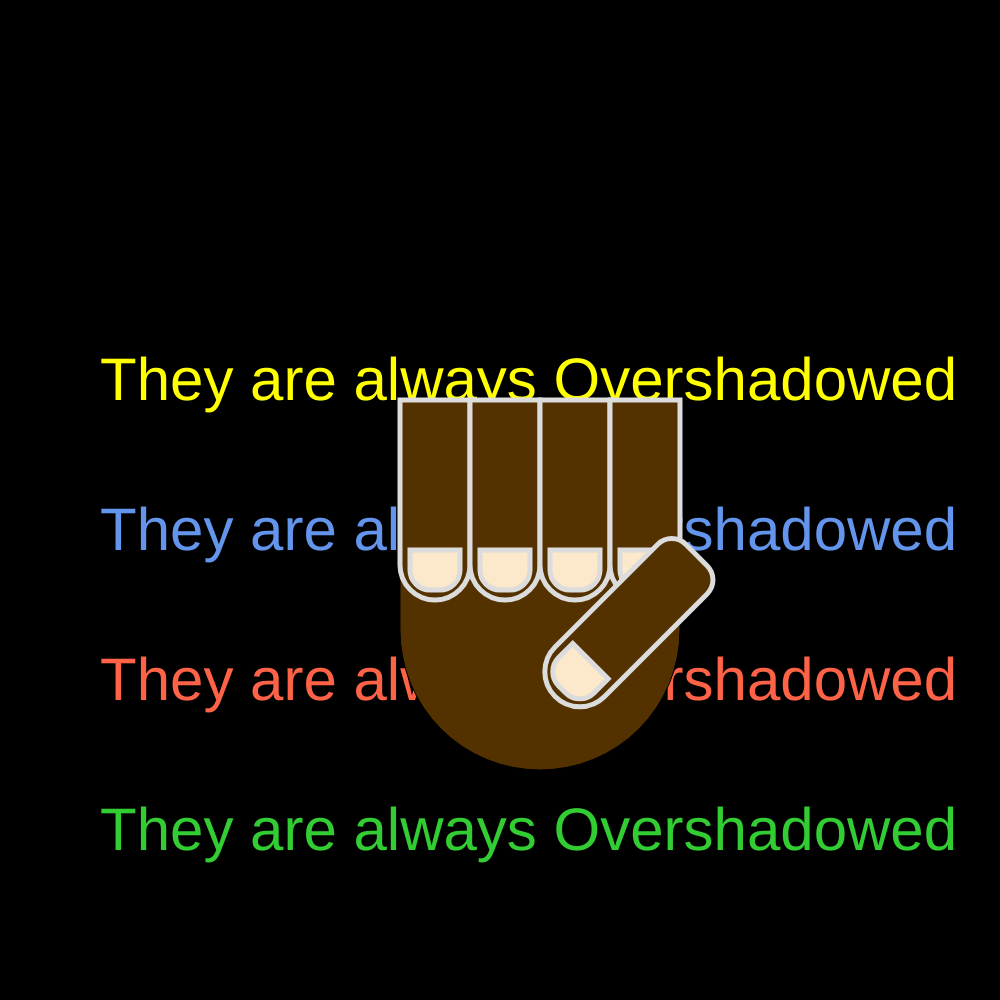
Frame 1 (no input)
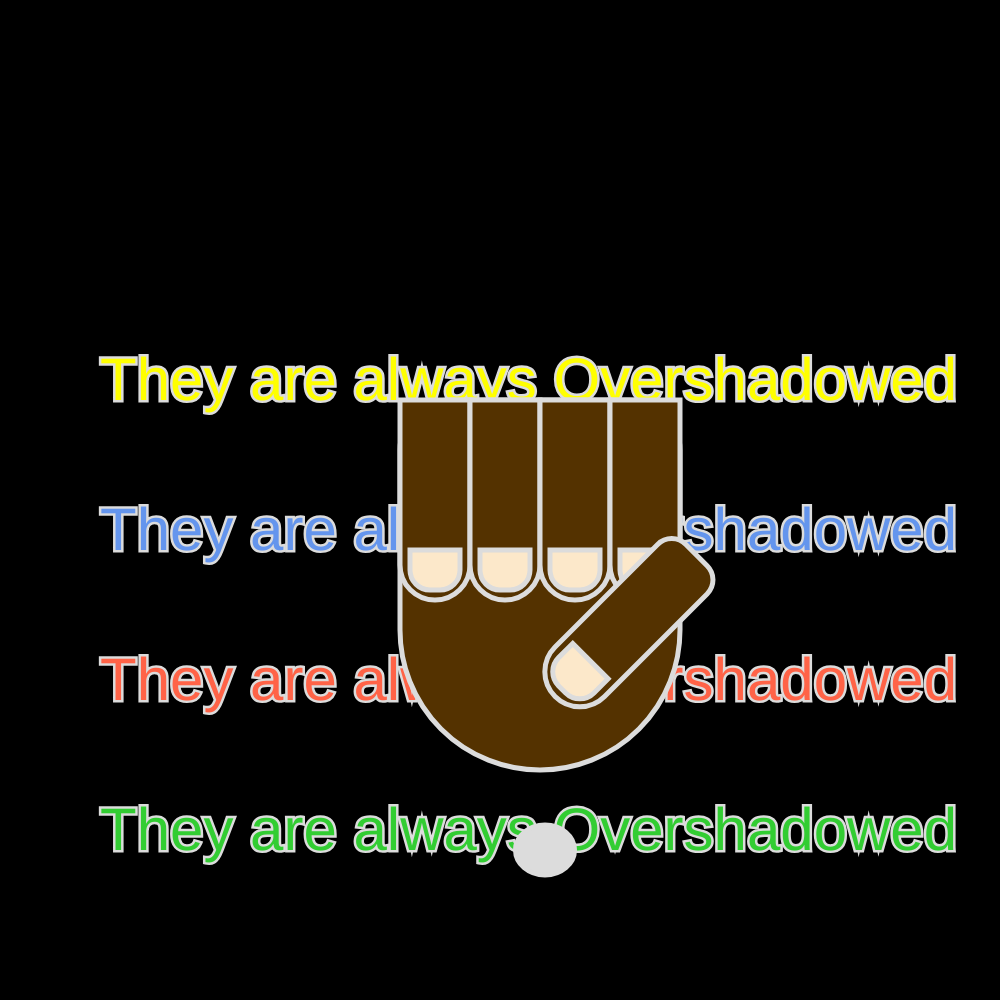
Frame 60 (no input)
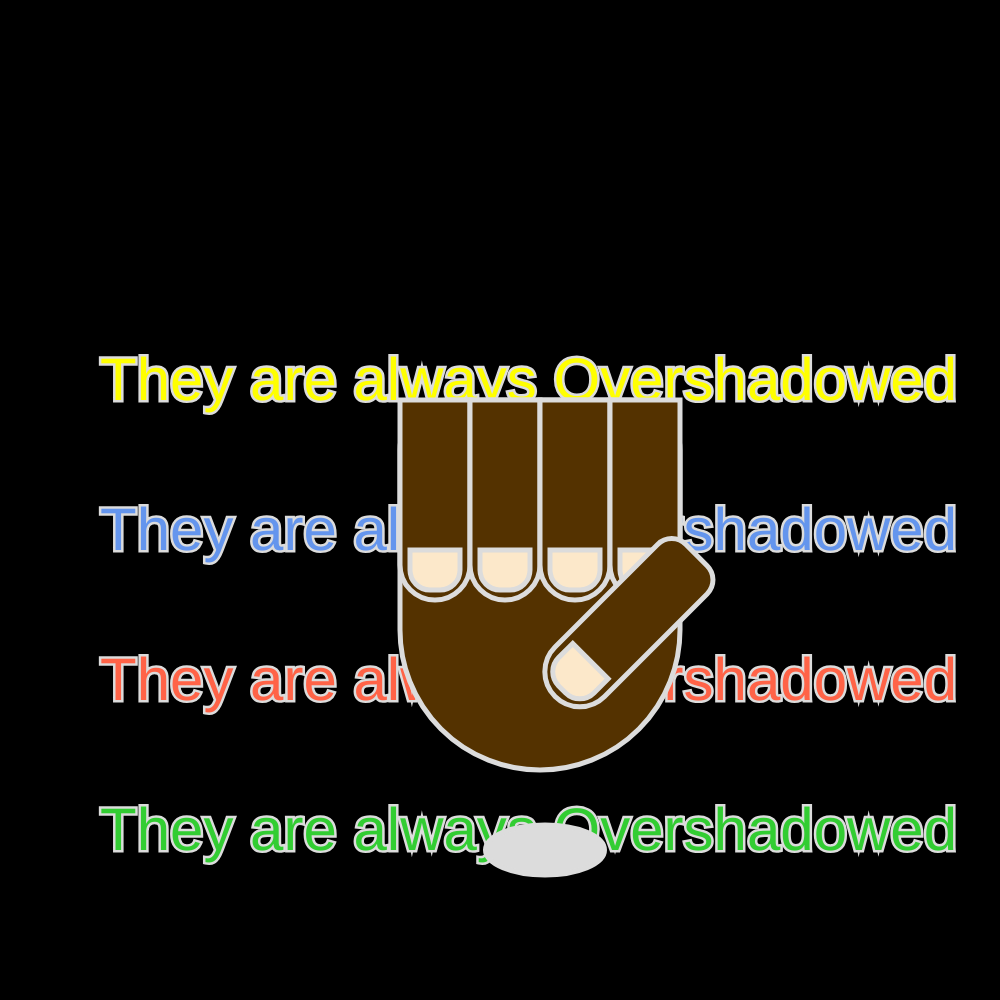
Frame 120 (the mouse pressed at the canvas centre since frame 60)

The p5.js sketch that drew these frames (run headless with seeded random() and noise() and a simulated clock; from frame 60 on, the mouse is pressed at the canvas centre):

// p5.js sketch
// ── sketch.js
let i = 0;

function setup() {
  createCanvas(1000, 1000)
}

function draw() {
  background(0);

  textSize(60);    // Black Live Matters Text 
    fill('yellow');
    text('They are always Overshadowed', 100, 400);
    fill('cornflowerblue');
    text('They are always Overshadowed', 100, 550);
    fill('tomato');
    text('They are always Overshadowed', 100, 700);
    fill('limegreen');
    text('They are always Overshadowed', 100, 850);

   //Shadow --> Symbolic for the reason that People of Colour can't seem to be the main point of discussion, they are alawys "Overshadowed"
   fill(220)
    ellipse(545, 850, i, 50);

  //Base of Hand Emoji
  fill(84, 50, 0);
  rect(400, 400, 280, 370, 50, 50, 200, 200);
  strokeWeight(5);
  stroke(220);

  //Fingers & Nails
  fill(84, 50, 0);
  rect(400, 400, 70, 200, 0, 0, 90, 90);
    fill(252, 232, 202);
    rect(410, 550, 50, 40, 0, 0, 90, 90);

  fill(84, 50, 0);
  rect(470, 400, 70, 200, 0, 0, 90, 90);
    fill(252, 232, 202);
    rect(480, 550, 50, 40, 0, 0, 90, 90);

  fill(84, 50, 0);
  rect(540, 400, 70, 200, 0, 0, 90, 90);
    fill(252, 232, 202);
    rect(550, 550, 50, 40, 0, 0, 90, 90);

  fill(84, 50, 0);
  rect(610, 400, 70, 200, 0, 0, 90, 90);
    fill(252, 232, 202);
    rect(620, 550, 50, 40, 0, 0, 90, 90);

  //Thumb
  rotate(QUARTER_PI) //<-- Rotates the shape by 1/8 turn.
  fill(84, 50, 0);
  rect(850, -100, 70, 200, 20, 20, 90, 90);
     fill(252, 232, 202);
    rect(860, 50, 50, 40, 0, 0, 90, 90);


  //Incremental increase
  i = i+1;
}
